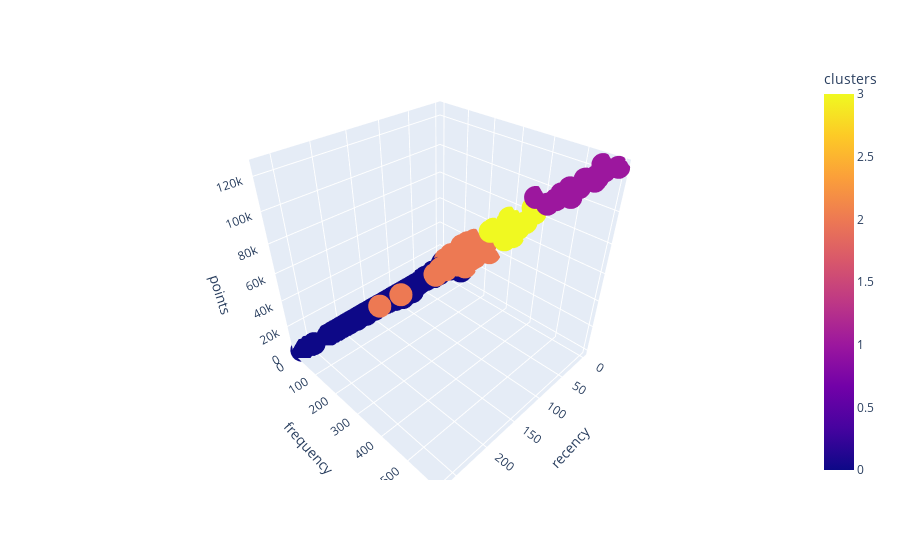

The cell this chart's notebook holds for it:
### Markdown cell above
## Visualization the clusters

### Code cell
# visualize clusters
cluter_scatter = px.scatter_3d(rfm_table,
                    color='clusters',
                    x="recency",
                    y="frequency",
                    z="points",            
                    category_orders = {"clusters": ["0", "1", "2", "3"]}                    
                    )
cluter_scatter.update_layout()
cluter_scatter.show()

# Export to chart studio
py.plot(cluter_scatter, name = 'Segmentation of RRCU Users', auto_open = True)

### Figure 1 — Plotly figure (JSON) as saved in the notebook; plotly's stock layout.template omitted (floating-point values rounded to 4 significant figures; data arrays with more than 128 entries replaced by an {"elided": "..."} marker saying what was removed)
{"data": [{"hovertemplate": "recency=%{x}<br>frequency=%{y}<br>points=%{z}<br>clusters=%{marker.color}<extra></extra>", "legendgroup": "", "marker": {"color": {"elided": "4155 int values"}, "coloraxis": "coloraxis", "symbol": "circle"}, "mode": "markers", "name": "", "scene": "scene", "showlegend": false, "type": "scatter3d", "x": {"elided": "4155 int values"}, "y": {"elided": "4155 int values"}, "z": {"elided": "4155 int values"}}], "layout": {"coloraxis": {"colorbar": {"title": {"text": "clusters"}}, "colorscale": [[0, "#0d0887"], [0.1111, "#46039f"], [0.2222, "#7201a8"], [0.3333, "#9c179e"], [0.4444, "#bd3786"], [0.5556, "#d8576b"], [0.6667, "#ed7953"], [0.7778, "#fb9f3a"], [0.8889, "#fdca26"], [1, "#f0f921"]]}, "legend": {"tracegroupgap": 0}, "margin": {"t": 60}, "scene": {"domain": {"x": [0, 1], "y": [0, 1]}, "xaxis": {"title": {"text": "recency"}}, "yaxis": {"title": {"text": "frequency"}}, "zaxis": {"title": {"text": "points"}}}}}
